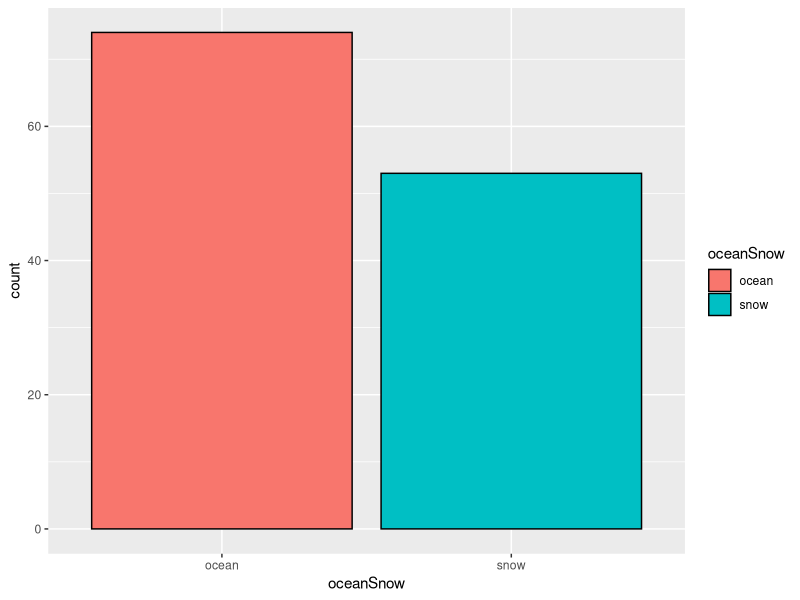
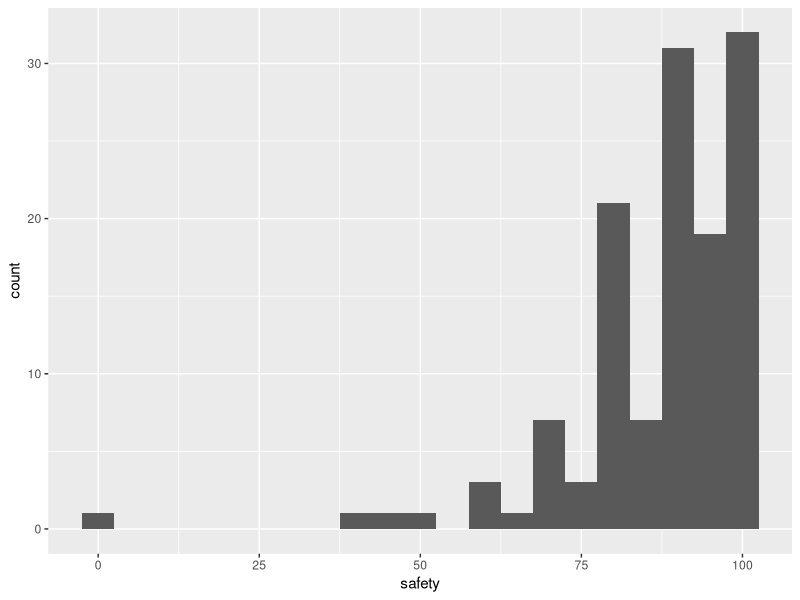
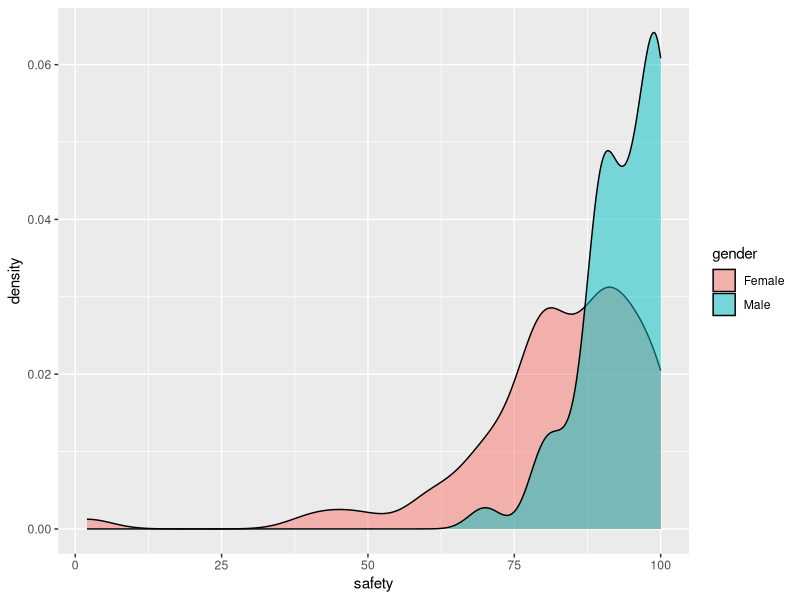
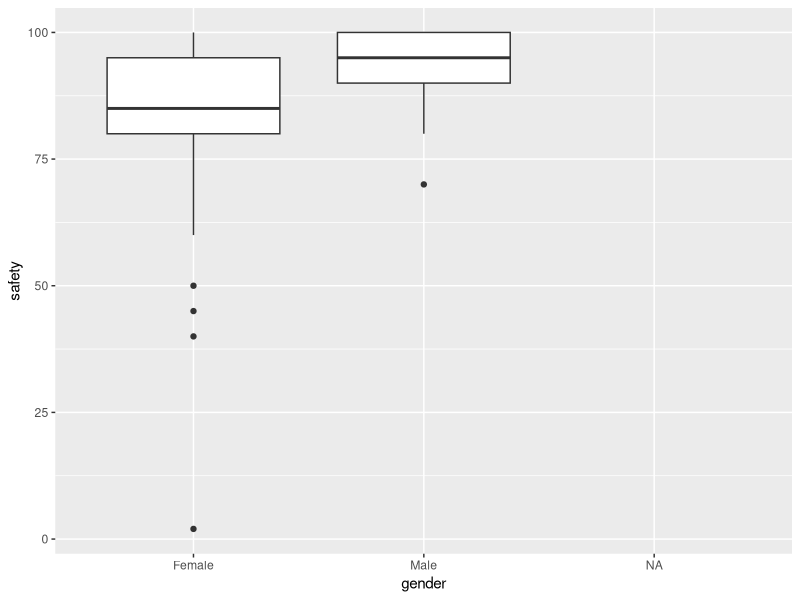

The R script that drew these images, in order:
## ---- chunk 1
#| echo: false
#| message: false
#| warning: false
library("tidyverse")

demo_df <- readr::read_csv("sml201survey.csv")
## ---- chunk 2
demo_df |>
  filter(!is.na(oceanSnow)) |>
  ggplot(aes(x = oceanSnow)) +
  geom_bar(aes(fill = oceanSnow),
           color = "black",
           stat = "count")
## ---- chunk 3
summary(demo_df$safety)
## ---- chunk 4
demo_df |>
  ggplot(aes(x = safety)) +
  geom_histogram(binwidth = 5)
## ---- chunk 5
demo_df |>
  ggplot(aes(x = safety, group = gender)) +
  geom_density(aes(fill = gender),
               alpha = 0.5)
## ---- chunk 6
demo_df |>
  ggplot(aes(x = gender, y = safety)) +
  geom_boxplot()
## ---- chunk 7
summary(demo_df$flossing)
## ---- chunk 8
demo_df |>
  select(football) |>
  separate_longer_delim(football, delim = ",") |>
  count(football) |>
  arrange(desc(n))
## ---- chunk 9
demo_df |>
  select(baseball) |>
  separate_longer_delim(baseball, delim = ",") |>
  count(baseball) |>
  arrange(desc(n))
## ---- chunk 10
sessionInfo()
